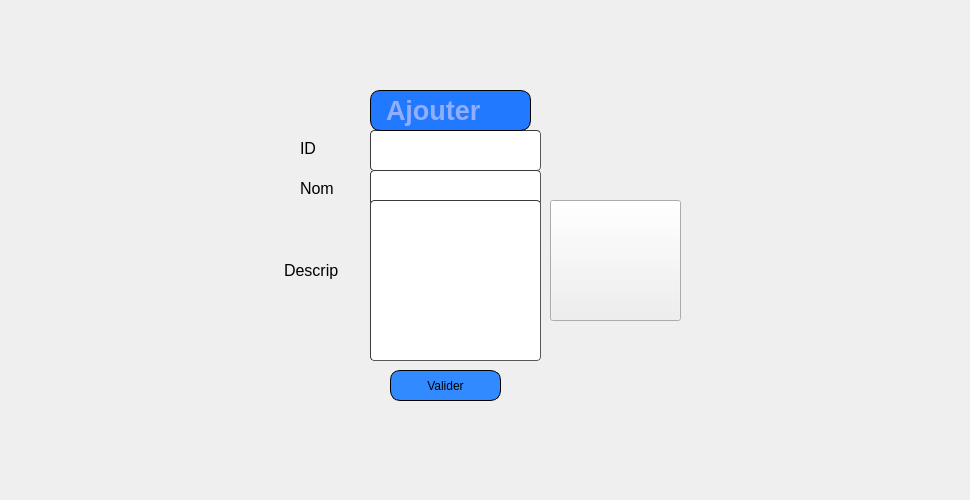
       <widget class="QWidget" name="page_13">
        <widget class="QLabel" name="label_35">
         <property name="geometry">
          <rect>
           <x>0</x>
           <y>10</y>
           <width>961</width>
           <height>481</height>
          </rect>
         </property>
         <property name="text">
          <string/>
         </property>
         <property name="pixmap">
          <pixmap resource="qt.qrc">:/new/prefix1/icons/haya.png</pixmap>
         </property>
        </widget>
        <widget class="QLabel" name="label_36">
         <property name="geometry">
          <rect>
           <x>270</x>
           <y>80</y>
           <width>421</width>
           <height>341</height>
          </rect>
         </property>
         <property name="text">
          <string/>
         </property>
         <property name="pixmap">
          <pixmap resource="qt.qrc">:/new/prefix1/icons/imf.jpg</pixmap>
         </property>
        </widget>
        <widget class="QLineEdit" name="id_c">
         <property name="geometry">
          <rect>
           <x>370</x>
           <y>130</y>
           <width>171</width>
           <height>41</height>
          </rect>
         </property>
         <property name="styleSheet">
          <string notr="true">	border-width: 1px; border-radius: 4px;
	border-color: rgb(58, 58, 58);
	border-style: inset;
	padding: 0 8px;


	selection-color: rgb(60, 63, 65);</string>
         </property>
        </widget>
        <widget class="QLineEdit" name="nom_c">
         <property name="geometry">
          <rect>
           <x>370</x>
           <y>170</y>
           <width>171</width>
           <height>41</height>
          </rect>
         </property>
         <property name="styleSheet">
          <string notr="true">	border-width: 1px; border-radius: 4px;
	border-color: rgb(58, 58, 58);
	border-style: inset;
	padding: 0 8px;


	selection-color: rgb(60, 63, 65);</string>
         </property>
        </widget>
        <widget class="QLineEdit" name="desc">
         <property name="geometry">
          <rect>
           <x>370</x>
           <y>200</y>
           <width>171</width>
           <height>161</height>
          </rect>
         </property>
         <property name="styleSheet">
          <string notr="true">	border-width: 1px; border-radius: 4px;
	border-color: rgb(58, 58, 58);
	border-style: inset;
	padding: 0 8px;


	selection-color: rgb(60, 63, 65);</string>
         </property>
        </widget>
        <widget class="QPushButton" name="Valider_c">
         <property name="geometry">
          <rect>
           <x>390</x>
           <y>370</y>
           <width>111</width>
           <height>31</height>
          </rect>
         </property>
         <property name="styleSheet">
          <string notr="true">	border: 1px solid black;
border-radius: 10px;
padding: 0 8px;
background: #318aff;
font: bold, &quot;Arial&quot;;;
text-align:center;</string>
         </property>
         <property name="text">
          <string>Valider</string>
         </property>
         <property name="icon">
          <iconset resource="qt.qrc">
           <normaloff>:/new/prefix1/icons/arrow.png</normaloff>:/new/prefix1/icons/arrow.png</iconset>
         </property>
        </widget>
        <widget class="QLabel" name="label_37">
         <property name="geometry">
          <rect>
           <x>300</x>
           <y>180</y>
           <width>55</width>
           <height>16</height>
          </rect>
         </property>
         <property name="font">
          <font>
           <family>Arial</family>
           <pointsize>12</pointsize>
          </font>
         </property>
         <property name="text">
          <string>Nom</string>
         </property>
        </widget>
        <widget class="QLabel" name="label_38">
         <property name="geometry">
          <rect>
           <x>284</x>
           <y>260</y>
           <width>71</width>
           <height>21</height>
          </rect>
         </property>
         <property name="font">
          <font>
           <family>Arial</family>
           <pointsize>12</pointsize>
          </font>
         </property>
         <property name="text">
          <string>Descrip</string>
         </property>
        </widget>
        <widget class="QLabel" name="label_41">
         <property name="geometry">
          <rect>
           <x>300</x>
           <y>140</y>
           <width>55</width>
           <height>16</height>
          </rect>
         </property>
         <property name="font">
          <font>
           <family>Arial</family>
           <pointsize>12</pointsize>
          </font>
         </property>
         <property name="text">
          <string>ID</string>
         </property>
        </widget>
        <widget class="QLabel" name="label_94">
         <property name="geometry">
          <rect>
           <x>370</x>
           <y>90</y>
           <width>161</width>
           <height>41</height>
          </rect>
         </property>
         <property name="font">
          <font>
           <family>Arial</family>
           <pointsize>20</pointsize>
           <weight>75</weight>
           <italic>false</italic>
           <bold>true</bold>
          </font>
         </property>
         <property name="styleSheet">
          <string notr="true">border: 1px solid black;
background-color: rgb(32, 121, 255);
color: rgb(146, 174, 250);
border-radius: 10px;
padding: 0 8px;

font: bold, &quot;Arial&quot;;;
text-align:center;</string>
         </property>
         <property name="text">
          <string>Ajouter</string>
         </property>
        </widget>
        <widget class="QPushButton" name="traiter_c">
         <property name="geometry">
          <rect>
           <x>550</x>
           <y>200</y>
           <width>131</width>
           <height>121</height>
          </rect>
         </property>
         <property name="text">
          <string/>
         </property>
         <property name="icon">
          <iconset resource="qt.qrc">
           <normaloff>:/new/prefix1/icons/A.png</normaloff>:/new/prefix1/icons/A.png</iconset>
         </property>
         <property name="iconSize">
          <size>
           <width>150</width>
           <height>150</height>
          </size>
         </property>
         <property name="autoDefault">
          <bool>false</bool>
         </property>
        </widget>
       </widget>
